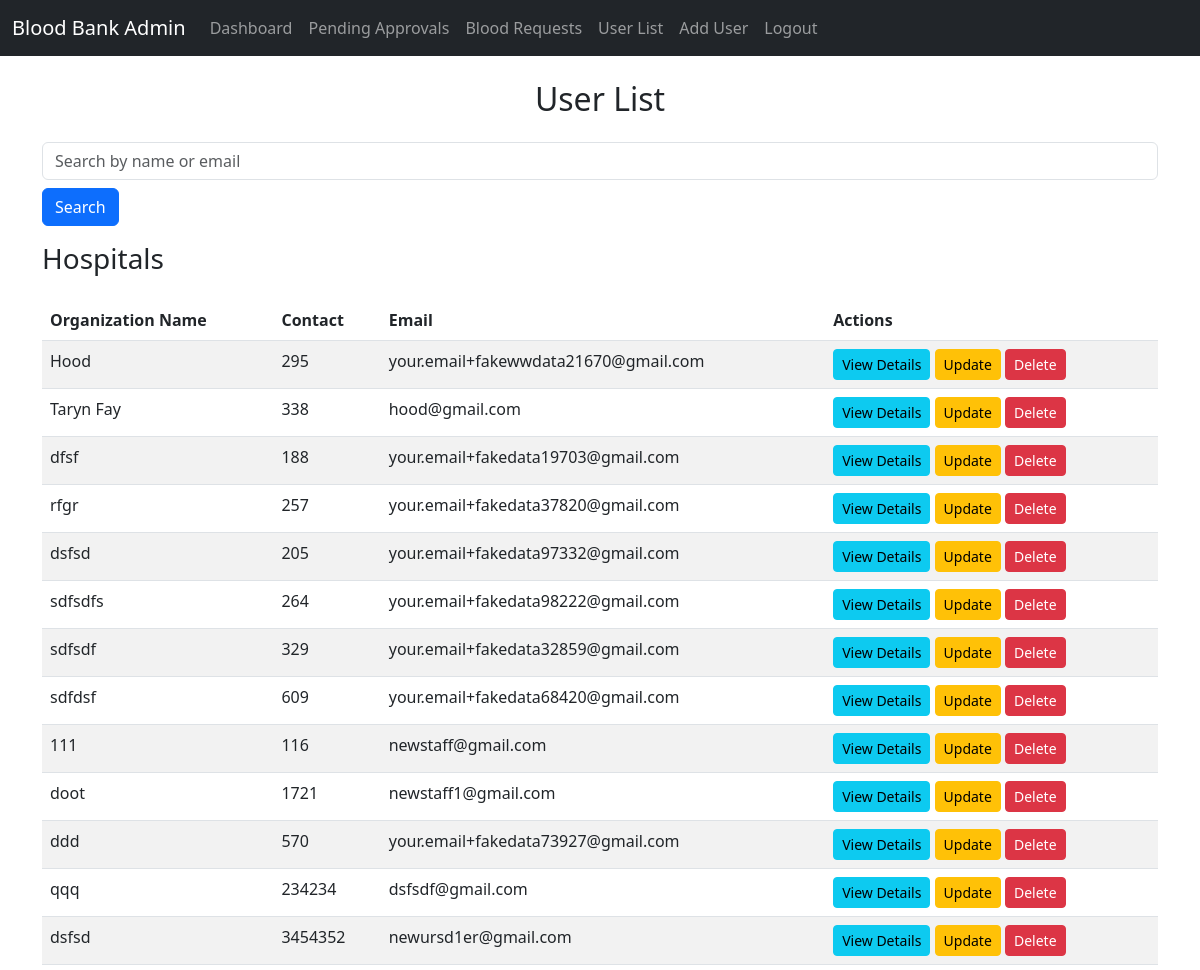
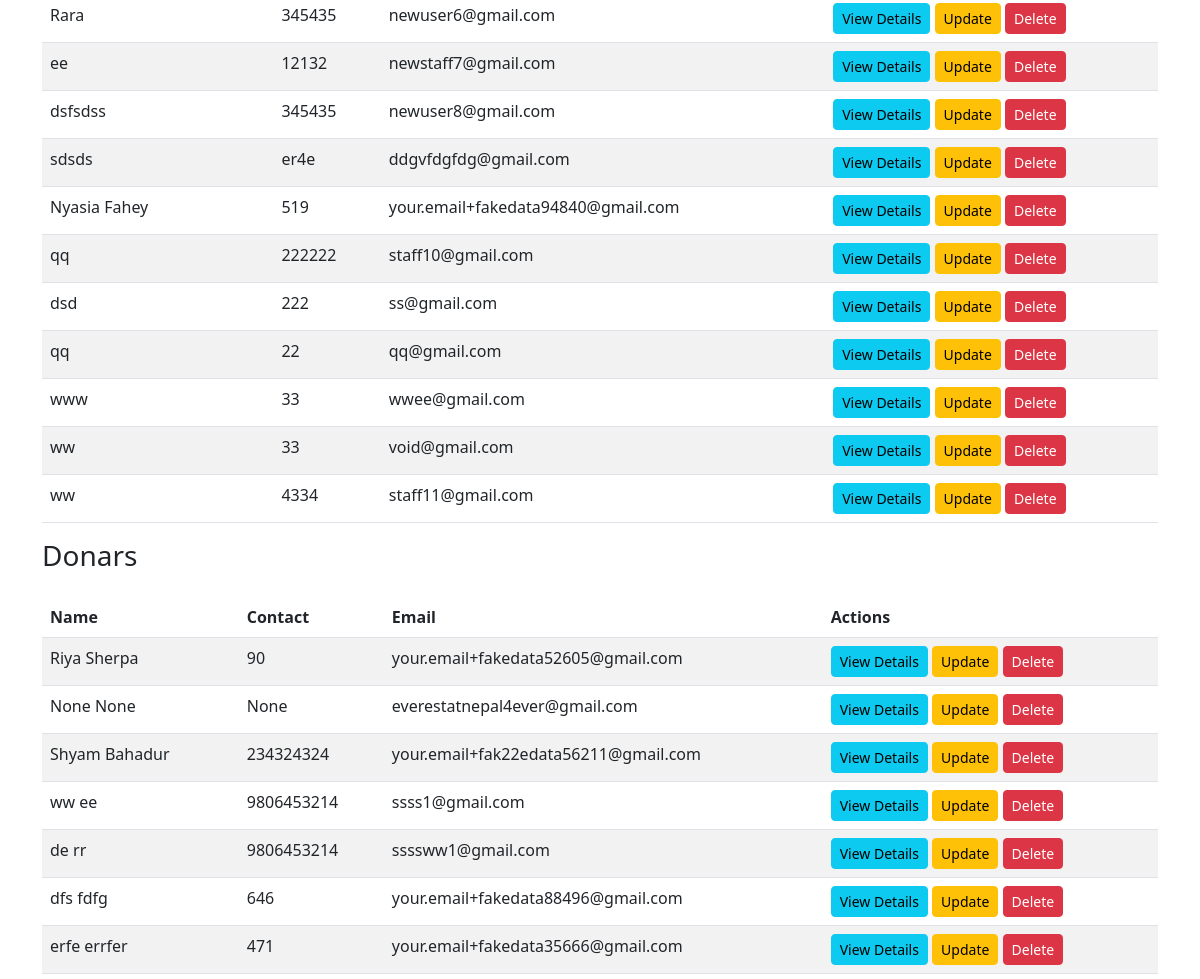
Page /userlist/ (signed in, upper part) on the earlier database version (2 pictures, top to bottom).
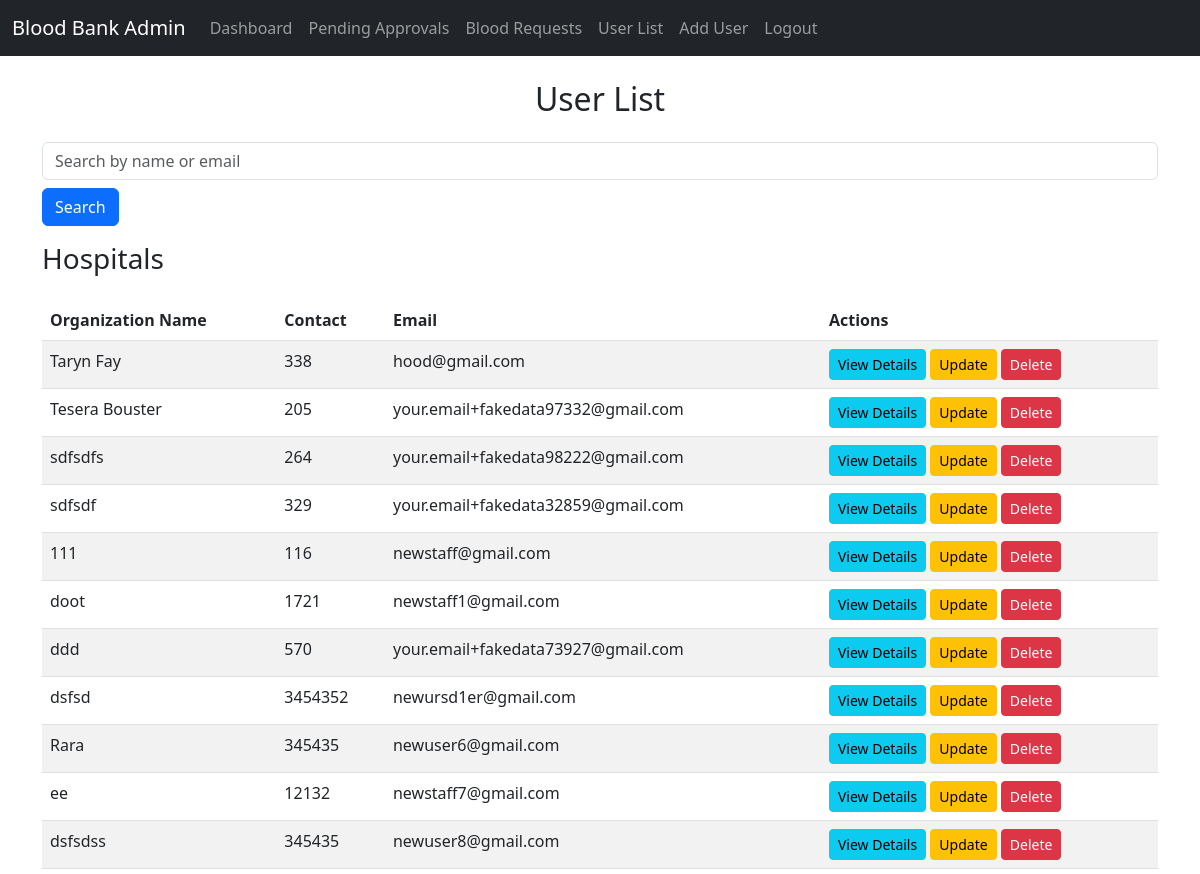
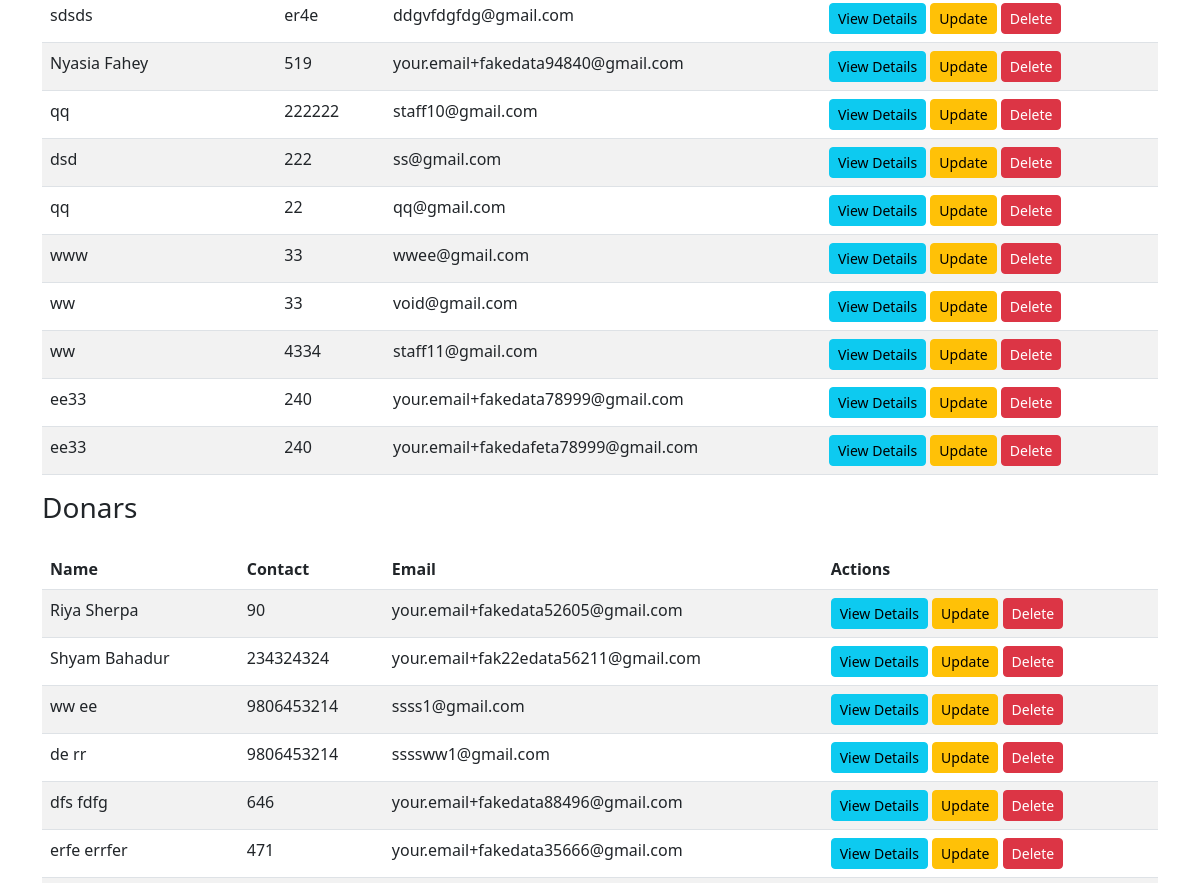
Same page on the later database version (2 pictures, top to bottom).
### myapp/models.py (models this page shows, shortened)
class CustomUser(AbstractUser):
    USER_TYPE = (("1", "Admin"), ("2", "Hospital"), ("3", "User"))
    GENDER = [("M", "Male"), ("F", "Female"),("O","Other")]
    BLOOD_GROUPS = (
    ('A+', 'A+'),
    ('A-', 'A-'),
    ('B+', 'B+'),
    ('B-', 'B-'),
    ('AB+', 'AB+'),
    ('AB-', 'AB-'),
    ('O+', 'O+'),
    ('O-', 'O-'),
    )
    first_name = models.CharField(max_length=15,null=True,blank=True,default='N/A')
    last_name = models.CharField(max_length=15,null=True,blank=True,default='N/A')
    username = None  # Removed username, using email instead
    email = models.EmailField(unique=True)
    is_approved = models.BooleanField(default=False)  # New field for staff approval
    user_type = models.CharField(default=3, choices=USER_TYPE, max_length=3)
    gender = models.CharField(max_length=1, choices=GENDER,null=True,blank=True)
    profile_pic = models.ImageField(null=True, blank=True)
    dob = models.DateField(null=True, blank=True)
    blood_group = models.CharField(max_length=4, choices=BLOOD_GROUPS,null=True,blank=True)
    contact_number = models.CharField(max_length=15, null=True, blank=True)
    identity = models.ImageField(null=True,blank=True)
    organization_name = models.CharField(max_length=80, null=True,blank=True)
    address = models.TextField(null=True,blank=True)
    fcm_token = models.TextField(default="")  # For firebase notifications
    created_at = models.DateTimeField(auto_now_add=True)
    updated_at = models.DateTimeField(auto_now=True)
    age = models.IntegerField(null=True, blank=True)  # Store age directly in the database, for user_type 3 only
    USERNAME_FIELD = "email"
    REQUIRED_FIELDS = []
    objects = CustomUserManager()

### myapp/views.py (the view)
# urls.py: path('userlist/', views.UserListView.as_view(), name='user_list'),
class UserListView(LoginRequiredMixin, ListView):
    model = CustomUser
    template_name = 'admin/user_list.html'
    context_object_name = 'users'
    def get_queryset(self):
        query = self.request.GET.get('q', '')  # Get search input
        users = CustomUser.objects.filter(user_type__in=[2, 3])
        if query:
            users = users.filter(
                Q(first_name__icontains=query) |
                Q(last_name__icontains=query) |
                Q(email__icontains=query)
            )
        return users
    def get_context_data(self, **kwargs):
        context = super().get_context_data(**kwargs)
        context['query'] = self.request.GET.get('q', '')  # Pass query back to template
        return context

### myapp/templates/admin/user_list.html (shortened to what this page needs)
{% extends 'admin/admin_base.html' %}
{% block content %}
    <h2 class="text-center mb-4">User List</h2>
    <form method="GET" action="{% url 'user_list' %}" class="mb-3">
        <input type="text" name="q" value="{{ query }}" class="form-control" placeholder="Search by name or email">
        <button type="submit" class="btn btn-primary mt-2">Search</button>
    </form>
    <h3 class="mb-4">Hospitals</h3>
    <table class="table table-striped">
        <thead>
            <tr>
                <th>Organization Name</th>
                <th>Contact</th>
                <th>Email</th>
                <th>Actions</th>
            </tr>
        </thead>
        <tbody>
            {% for user in users %}
                {% if user.user_type == '2' %}
                    <tr>
                        <td>{{ user.organization_name }}</td>
                        <td>{{ user.contact_number }}</td>
                        <td>{{ user.email }}</td>
                        <td>
                            <a href="{% url 'user_detail' user.pk %}" class="btn btn-info btn-sm">View Details</a>
                            <a href="{% url 'user_update' user.pk %}" class="btn btn-warning btn-sm">Update</a>
                            <a href="{% url 'user_delete' user.pk %}" class="btn btn-danger btn-sm">Delete</a>
                        </td>
                    </tr>
                {% endif %}
            {% endfor %}
        </tbody>
    </table>
    <h3 class="mb-4">Donars</h3>
    <table class="table table-striped">
        <thead>
            <tr>
                <th>Name</th>
                <th>Contact</th>
                <th>Email</th>
                <th>Actions</th>
            </tr>
        </thead>
        <tbody>
            {% for user in users %}
                {% if user.user_type == '3' %}
                    <tr>
                        <td>{{ user.first_name }} {{ user.last_name }}</td>
                        <td>{{ user.contact_number }}</td>
                        <td>{{ user.email }}</td>
                        <td>
                            <a href="{% url 'user_detail' user.pk %}" class="btn btn-info btn-sm">View Details</a>
                            <a href="{% url 'user_update' user.pk %}" class="btn btn-warning btn-sm">Update</a>
                            <a href="{% url 'user_delete' user.pk %}" class="btn btn-danger btn-sm">Delete</a>
                        </td>
                    </tr>
                {% endif %}
            {% endfor %}
        </tbody>
    </table>
{% endblock %}

Differences in the rows shown:
removed CustomUser: organization_name "Hood", contact_number "295", email "your.email+fakewwdata21670@gmail.com", shown under "Hospitals"
removed CustomUser: organization_name "dfsf", contact_number "188", email "your.email+fakedata19703@gmail.com", shown under "Hospitals"
removed CustomUser: organization_name "rfgr", contact_number "257", email "your.email+fakedata37820@gmail.com", shown under "Hospitals"
removed CustomUser: organization_name "sdfdsf", contact_number "609", email "your.email+fakedata68420@gmail.com", shown under "Hospitals"
removed CustomUser: organization_name "qqq", contact_number "234234", email "dsfsdf@gmail.com", shown under "Hospitals"
removed CustomUser: first_name "None", last_name "None", contact_number "None", email "everestatnepal4ever@gmail.com", shown under "Donars"
changed CustomUser "your.email+fakedata97332@gmail.com": organization_name "dsfsd" → "Tesera Bouster"
added CustomUser: organization_name "ee33", contact_number "240", email "your.email+fakedata78999@gmail.com", shown under "Hospitals"
added CustomUser: organization_name "ee33", contact_number "240", email "your.email+fakedafeta78999@gmail.com", shown under "Hospitals"
